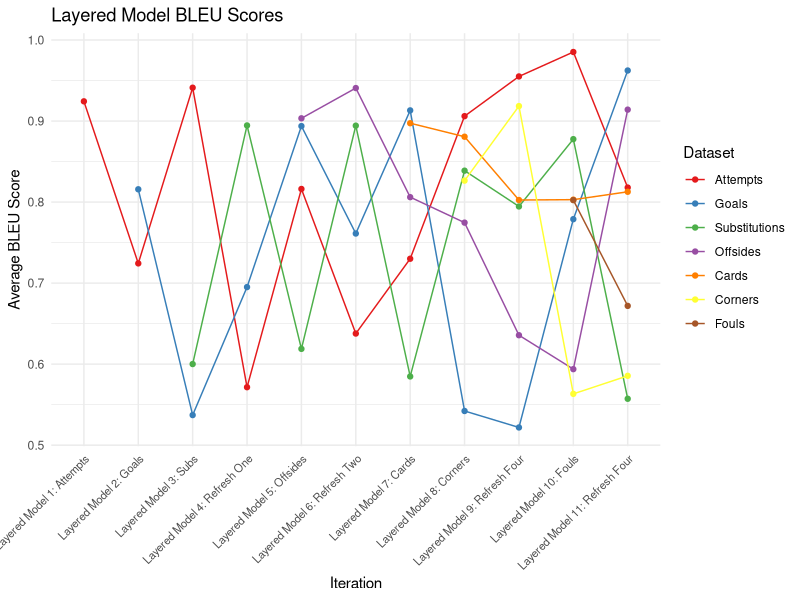
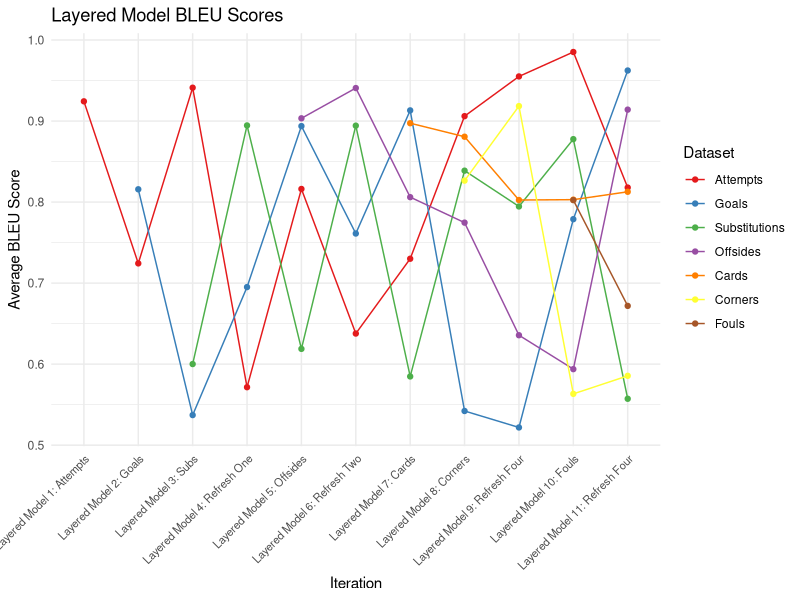

Write R code to recreate these figures, in order.
library(ggplot2)

# dataset names
dataset_names <- c("Attempts", "Goals", "Substitutions", "Offsides", "Cards", "Corners", "Fouls")

# iteration names
iteration_names <- c("Layered Model 1: Attempts", "Layered Model 2: Goals", "Layered Model 3: Subs", "Layered Model 4: Refresh One", "Layered Model 5: Offsides", "Layered Model 6: Refresh Two", "Layered Model 7: Cards", "Layered Model 8: Corners", "Layered Model 9: Refresh Four", "Layered Model 10: Fouls", "Layered Model 11: Refresh Four")

model_performance <- data.frame(
  Iteration = factor(),
  Dataset = factor(),
  PerformanceMetric = numeric()
)

# number of datasets to include in each iteration
datasets_per_iteration <- c(1, 2, 3, 3, 4, 4, 5, 6, 6, 7, 7)

for (i in 1:11) {
  # Get the number of datasets for this iteration
  num_datasets <- datasets_per_iteration[i]
  
  # Generate performance metrics for the datasets
  performance_metrics <- runif(num_datasets, min = 0.5, max = 1)
  
  # Create iteration data for the current number of datasets
  iteration_data <- data.frame(
    Iteration = factor(rep(iteration_names[i], num_datasets), levels = iteration_names),
    Dataset = factor(dataset_names[1:num_datasets], levels = dataset_names),
    PerformanceMetric = performance_metrics
  )
  
  # Combine the iteration data with the main data frame
  model_performance <- rbind(model_performance, iteration_data)
}


# line graph
line_graph <- ggplot(data = model_performance, aes(x = Iteration, y = PerformanceMetric, group = Dataset, color = Dataset)) +
  geom_line() +
  geom_point() + 
  theme_minimal() + 
  theme(axis.text.x = element_text(angle = 45, hjust = 1, vjust = 1, size = 8)) +
  labs(title = "Layered Model BLEU Scores ",
       x = "Iteration",
       y = "Average BLEU Score",
       color = "Dataset") + 
  scale_x_discrete(limits = iteration_names) +
  scale_color_brewer(palette = "Set1")


print(line_graph)

ggsave("layered_model_BLEU.png", plot = line_graph, width = 12, height = 6, dpi = 600)
